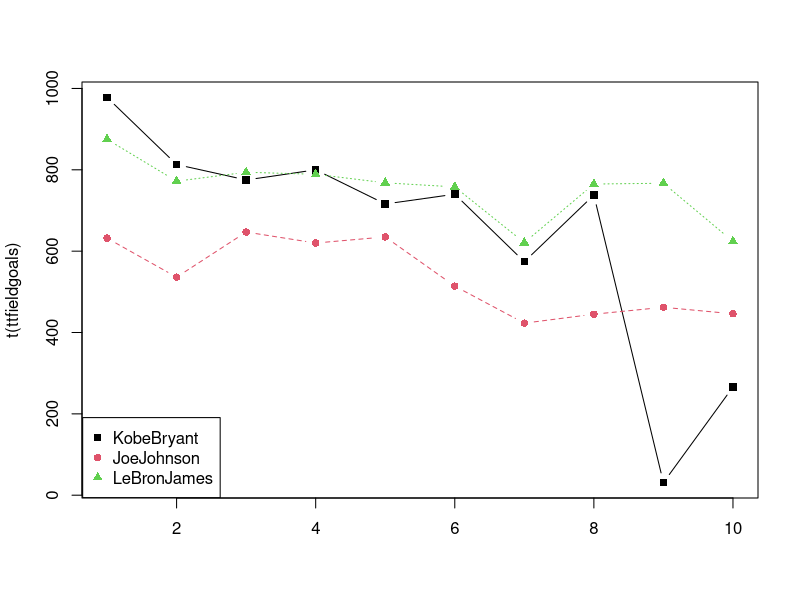
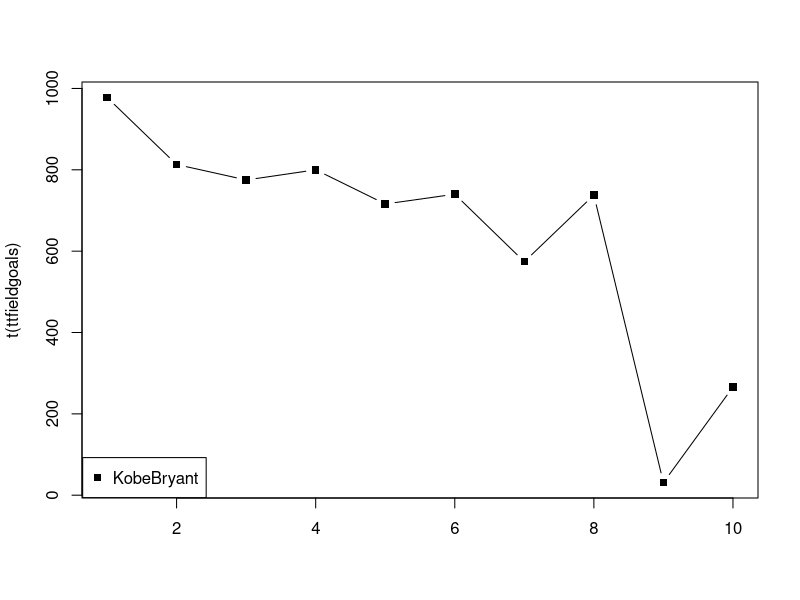

Reproduce these figures in R, in order.

# implemented using the script and data from the amazing team at www.superdatascience.com

#Seasons
Seasons <- c("2005","2006","2007","2008","2009","2010","2011","2012","2013","2014")

#Players
Players <- c("KobeBryant","JoeJohnson","LeBronJames","CarmeloAnthony","DwightHoward","ChrisBosh","ChrisPaul","KevinDurant","DerrickRose","DwayneWade")

#Field Goals
KobeBryant_FG <- c(978,813,775,800,716,740,574,738,31,266)
JoeJohnson_FG <- c(632,536,647,620,635,514,423,445,462,446)
LeBronJames_FG <- c(875,772,794,789,768,758,621,765,767,624)
CarmeloAnthony_FG <- c(756,691,728,535,688,684,441,669,743,358)
DwightHoward_FG <- c(468,526,583,560,510,619,416,470,473,251)
ChrisBosh_FG <- c(549,543,507,615,600,524,393,485,492,343)
ChrisPaul_FG <- c(407,381,630,631,314,430,425,412,406,568)
KevinDurant_FG <- c(306,306,587,661,794,711,643,731,849,238)
DerrickRose_FG <- c(208,208,208,574,672,711,302,0,58,338)
DwayneWade_FG <- c(699,472,439,854,719,692,416,569,415,509)
#Matrix
FieldGoals <- rbind(KobeBryant_FG, JoeJohnson_FG, LeBronJames_FG, CarmeloAnthony_FG, DwightHoward_FG, ChrisBosh_FG, ChrisPaul_FG, KevinDurant_FG, DerrickRose_FG, DwayneWade_FG)
rm(KobeBryant_FG, JoeJohnson_FG, LeBronJames_FG, CarmeloAnthony_FG, DwightHoward_FG, ChrisBosh_FG, ChrisPaul_FG, KevinDurant_FG, DerrickRose_FG, DwayneWade_FG)
colnames(FieldGoals) <- Seasons
rownames(FieldGoals) <- Players

#Subset data -> top 3 players 
ttfieldgoals <- FieldGoals[1:3,]

#Mat plot
matplot(t(ttfieldgoals), type = "b", pch = 15:18, col = c(1:4,6))
legend("bottomleft", inset = 0.001, legend = Players[1:3], col = c(1:4,6) ,pch = 15:18, horiz = F )

#Subset data -> top player
ttfieldgoals <- FieldGoals[1, , drop=F]

#Mat plot
matplot(t(ttfieldgoals), type = "b", pch = 15:18, col = c(1:4,6))
legend("bottomleft", inset = 0.001, legend = Players[1], col = c(1:4,6) ,pch = 15:18, horiz = F )

